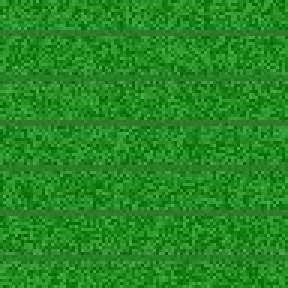
#> input picture Crop advisory system/backend/image_dataset/rice/rice_000.jpg, 96 x 96 px (shown 3 times larger); its folder holds only this picture in this run
$ python train_cv_model.py
#> lines starting #> are read from the running program, lines starting #| are printed output that depends on the picture
### Crop advisory system/backend/cv_image_model.py
import base64
import io
import os
import pickle
from typing import Dict, List, Tuple

import numpy as np
from sklearn.ensemble import RandomForestClassifier
from sklearn.model_selection import train_test_split

try:
    from PIL import Image
except Exception:
    Image = None

class CropImageCVModel:
    def __init__(self, image_size: Tuple[int, int] = (96, 96), bins: int = 16):
#> in extract_features_from_file, img is the input picture: PIL image 96x96 RGB; mean R, G, B 36.1, 136.3, 35
        self.image_size = image_size
        self.bins = bins
        self.model = RandomForestClassifier(
            n_estimators=300,
            max_depth=18,
            random_state=42,
            class_weight="balanced",
        )
        self.labels: List[str] = []

    def _ensure_pillow(self):
        if Image is None:
            raise RuntimeError("Pillow is required for image processing. Install with: pip install pillow")

    def _preprocess(self, image: "Image.Image") -> np.ndarray:
        self._ensure_pillow()
        rgb = image.convert("RGB").resize(self.image_size)
        return np.asarray(rgb, dtype=np.float32) / 255.0

    def _extract_features_from_array(self, rgb_arr: np.ndarray) -> np.ndarray:
        feats: List[float] = []

        for c in range(3):
            channel = rgb_arr[:, :, c]
            feats.append(float(np.mean(channel)))
            feats.append(float(np.std(channel)))
#> this loop made 3 passes
#> pass 1, in _extract_features_from_array, `channel = rgb_arr[:, :, c]`:
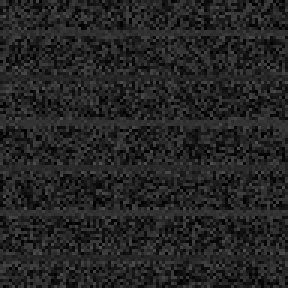
#> channel: shape (96, 96) float32 (shown 3 times larger); min 0, max 0.333, mean 0.141
#> pass 2, in _extract_features_from_array, `channel = rgb_arr[:, :, c]`:
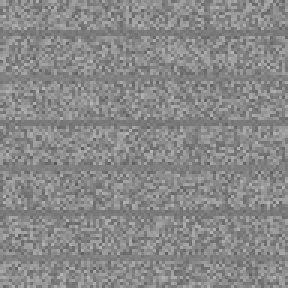
#> channel: shape (96, 96) float32 (shown 3 times larger); min 0.337, max 0.729, mean 0.535
#> after the loop, feats = [0.141, 0.0701, 0.535, 0.0706, 0.137, 0.0694]

        self._ensure_pillow()
        hsv_arr = np.asarray(Image.fromarray((rgb_arr * 255).astype(np.uint8)).convert("HSV"), dtype=np.float32) / 255.0
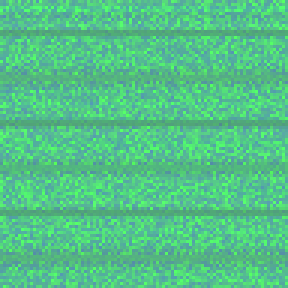
#> hsv_arr: shape (96, 96, 3) float32 (shown 3 times larger); mean R, G, B 0.33, 0.761, 0.535
        for c in range(3):
            hist, _ = np.histogram(hsv_arr[:, :, c], bins=self.bins, range=(0.0, 1.0))
            hist = hist.astype(np.float32)
            hist /= (np.sum(hist) + 1e-8)
            feats.extend(hist.tolist())
#> this loop made 3 passes
#> hist on pass 1: [0, 0, 0, 0, 0, 1, 0, 0, 0, 0, 0, 0, 0, 0, 0, 0]
#> after the loop, feats = 54 values, max 1 at index 11, min 0 at index 6, mean 0.0745

        gray = np.mean(rgb_arr, axis=2)
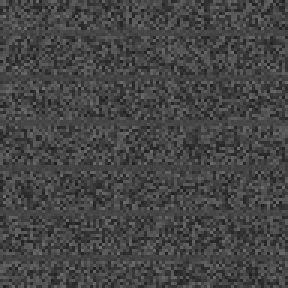
#> gray: shape (96, 96) float32 (shown 3 times larger); min 0.112, max 0.464, mean 0.271
        gx = np.diff(gray, axis=1)
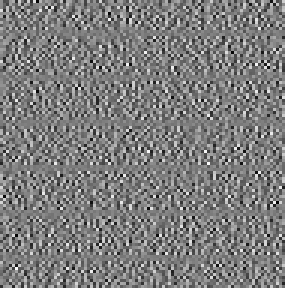
#> gx: shape (96, 95) float32 (shown 3 times larger); min -0.293, max 0.303, mean 6.38e-05; drawn with min black and max white
        gy = np.diff(gray, axis=0)
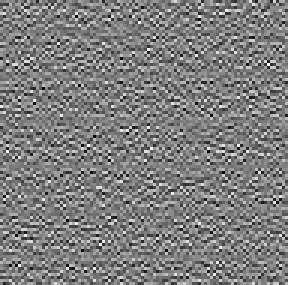
#> gy: shape (95, 96) float32 (shown 3 times larger); min -0.292, max 0.297, mean -8.33e-05; drawn with min black and max white

        gmag = np.sqrt(gx[:-1, :].astype(np.float32) ** 2 + gy[:, :-1].astype(np.float32) ** 2)
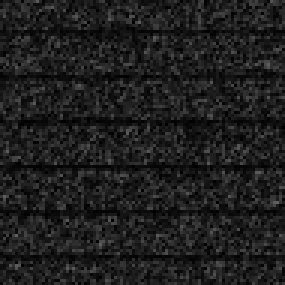
#> gmag: shape (95, 95) float32 (shown 3 times larger); min 0.00261, max 0.386, mean 0.12

        feats.append(float(np.mean(gmag)))
        feats.append(float(np.std(gmag)))
        feats.append(float(np.max(gmag)))

        return np.asarray(feats, dtype=np.float32)

    def extract_features_from_pil(self, image: "Image.Image") -> np.ndarray:
        rgb_arr = self._preprocess(image)
        return self._extract_features_from_array(rgb_arr)

    def extract_features_from_file(self, image_path: str) -> np.ndarray:
        self._ensure_pillow()
        with Image.open(image_path) as img:
            return self.extract_features_from_pil(img)

    # [16 lines left out: function predict_from_base64, not called in this run]

    def train_from_directory(self, dataset_dir: str, test_size: float = 0.2) -> Dict[str, float]:
        self._ensure_pillow()
        if not os.path.isdir(dataset_dir):
            raise ValueError(f"Dataset directory not found: {dataset_dir}")

        X: List[np.ndarray] = []
        y: List[int] = []
        class_names = sorted([d for d in os.listdir(dataset_dir) if os.path.isdir(os.path.join(dataset_dir, d))])
        if not class_names:
            raise ValueError("No class folders found in dataset directory")

        self.labels = class_names
        valid_ext = {".jpg", ".jpeg", ".png", ".bmp", ".webp"}

        for idx, class_name in enumerate(class_names):
            class_dir = os.path.join(dataset_dir, class_name)
            for name in os.listdir(class_dir):
                ext = os.path.splitext(name.lower())[1]
                if ext not in valid_ext:
                    continue
                path = os.path.join(class_dir, name)
                try:
                    X.append(self.extract_features_from_file(path))
                    y.append(idx)
                except Exception:
                    continue

        if len(X) < 20:
#> (the run stopped early here; a loop or call above may not have finished)

$ run again, on Crop advisory system/backend/image_dataset/rice/rice_004.jpg
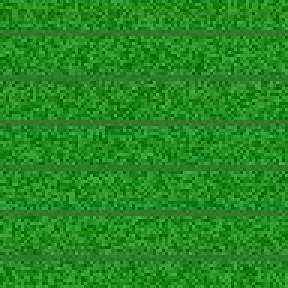
#> input picture Crop advisory system/backend/image_dataset/rice/rice_004.jpg, 96 x 96 px (shown 3 times larger)
#> in extract_features_from_file, img is the input picture: PIL image 96x96 RGB; mean R, G, B 36.1, 136.3, 35
#> after the loop in _extract_features_from_array, `for c in range(3):`: feats = [0.142, 0.0695, 0.535, 0.0702, 0.137, 0.0686]
#> in _extract_features_from_array, `hsv_arr = np.asarray(Image.fromarray((rgb_arr * 255).astype(np.uint8))..`:
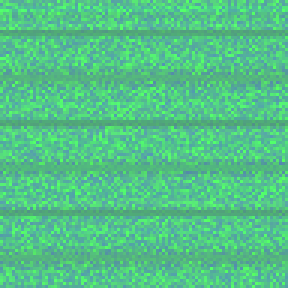
#> hsv_arr: shape (96, 96, 3) float32 (shown 3 times larger); mean R, G, B 0.33, 0.76, 0.535
#> the loop in _extract_features_from_array, `for c in range(3):` made 3 passes
#> hist on pass 1: [0, 0, 0, 0, 0, 1, 0, 0, 0, 0, 0, 0, 0, 0, 0, 0]
#> after the loop in _extract_features_from_array, `for c in range(3):`: feats = 54 values, max 1 at index 11, min 0 at index 6, mean 0.0745
#> in _extract_features_from_array, `gmag = np.sqrt(gx[:-1, :].astype(np.float32) ** 2 + gy[:, :-1].astype(..`:
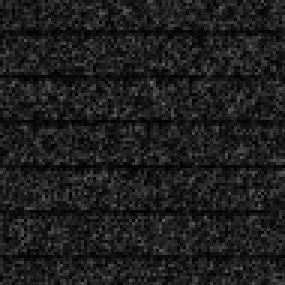
#> gmag: shape (95, 95) float32 (shown 3 times larger); min 0, max 0.42, mean 0.119

$ run again, on Crop advisory system/backend/image_dataset/rice/rice_005.jpg
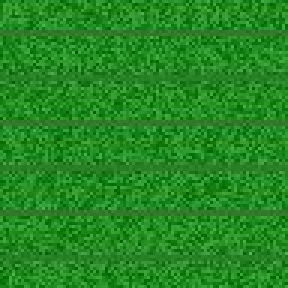
#> input picture Crop advisory system/backend/image_dataset/rice/rice_005.jpg, 96 x 96 px (shown 3 times larger)
#> in extract_features_from_file, img is the input picture: PIL image 96x96 RGB; mean R, G, B 36.1, 136.3, 35
#> after the loop in _extract_features_from_array, `for c in range(3):`: feats = [0.141, 0.0693, 0.535, 0.0699, 0.137, 0.0682]
#> in _extract_features_from_array, `hsv_arr = np.asarray(Image.fromarray((rgb_arr * 255).astype(np.uint8))..`:
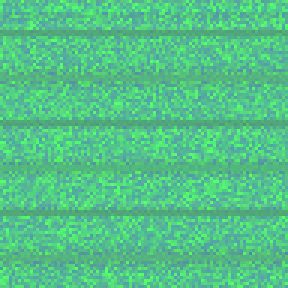
#> hsv_arr: shape (96, 96, 3) float32 (shown 3 times larger); mean R, G, B 0.33, 0.76, 0.535
#> the loop in _extract_features_from_array, `for c in range(3):` made 3 passes
#> hist on pass 1: [0, 0, 0, 0, 0, 1, 0, 0, 0, 0, 0, 0, 0, 0, 0, 0]
#> after the loop in _extract_features_from_array, `for c in range(3):`: feats = 54 values, max 1 at index 11, min 0 at index 6, mean 0.0745
#> in _extract_features_from_array, `gmag = np.sqrt(gx[:-1, :].astype(np.float32) ** 2 + gy[:, :-1].astype(..`:
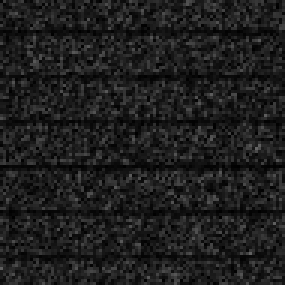
#> gmag: shape (95, 95) float32 (shown 3 times larger); min 0, max 0.402, mean 0.118

$ run again, on Crop advisory system/backend/image_dataset/rice/rice_006.jpg
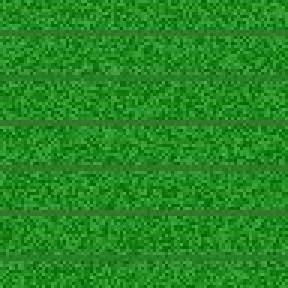
#> input picture Crop advisory system/backend/image_dataset/rice/rice_006.jpg, 96 x 96 px (shown 3 times larger)
#> in extract_features_from_file, img is the input picture: PIL image 96x96 RGB; mean R, G, B 36.3, 136.6, 35.2
#> after the loop in _extract_features_from_array, `for c in range(3):`: feats = [0.143, 0.0702, 0.536, 0.0706, 0.138, 0.0694]
#> the loop in _extract_features_from_array, `for c in range(3):` made 3 passes
#> hist on pass 1: [0, 0, 0, 0, 0, 1, 0, 0, 0, 0, 0, 0, 0, 0, 0, 0]
#> after the loop in _extract_features_from_array, `for c in range(3):`: feats = 54 values, max 1 at index 11, min 0 at index 6, mean 0.0746
#> in _extract_features_from_array, `gmag = np.sqrt(gx[:-1, :].astype(np.float32) ** 2 + gy[:, :-1].astype(..`:
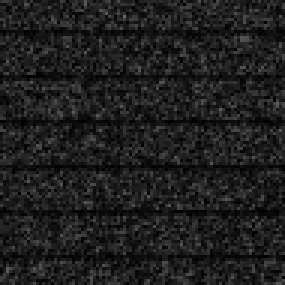
#> gmag: shape (95, 95) float32 (shown 3 times larger); min 0, max 0.401, mean 0.121
